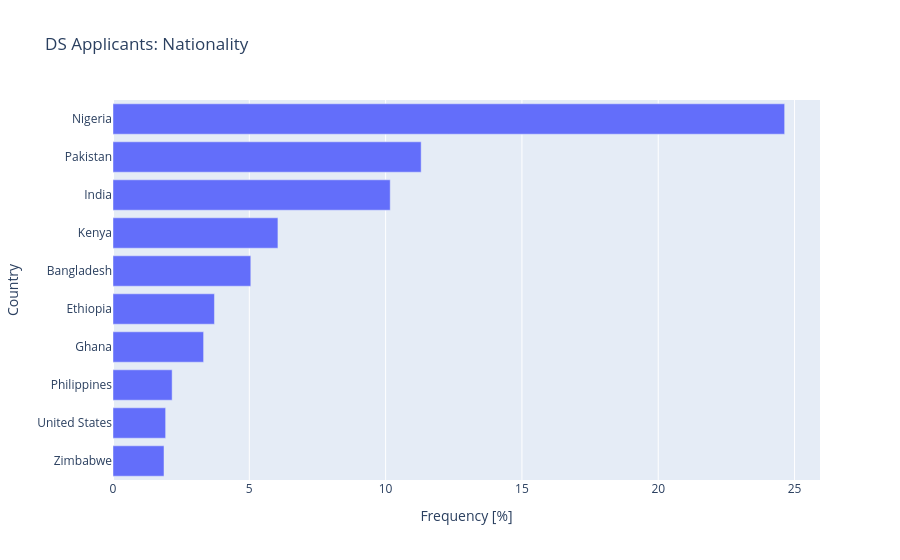

Write notebook code for a chart like this one.
### Markdown cell above
**Task 7.1.12:** Recreate your horizontal bar chart of the 10 countries with the largest representation in `df_nationality`, this time with the percentages. Be sure to label your x-axis `"Frequency [%]"`, your y-axis `"Country"`, and use the title `"DS Applicants by Country"`.

- [What's a bar chart?](../%40textbook/08-visualization-plotly.ipynb#Bar-Chart)
- [Create a bar chart using plotly express.](../%40textbook/08-visualization-plotly.ipynb#Bar-Chart)

### Code cell
# Create horizontal bar chart
fig = px.bar(
    data_frame=df_nationality.tail(10),
    x="count_pct",
    y= "country_name",
    orientation = "h",
    title = "DS Applicants: Nationality"
)
# Set axis labels
fig.update_layout(xaxis_title= "Frequency [%]", yaxis_title= "Country" )
fig.show()

### Figure 1 — Plotly figure (JSON) as saved in the notebook; plotly's stock layout.template omitted (floating-point values rounded to 4 significant figures)
{"data": [{"alignmentgroup": "True", "hovertemplate": "count_pct=%{x}<br>country_name=%{y}<extra></extra>", "legendgroup": "", "marker": {"color": "#636efa", "pattern": {"shape": ""}}, "name": "", "offsetgroup": "", "orientation": "h", "showlegend": false, "textposition": "auto", "type": "bar", "x": [1.871, 1.93, 2.169, 3.323, 3.721, 5.055, 6.05, 10.17, 11.3, 24.64], "xaxis": "x", "y": ["Zimbabwe", "United States", "Philippines", "Ghana", "Ethiopia", "Bangladesh", "Kenya", "India", "Pakistan", "Nigeria"], "yaxis": "y"}], "layout": {"barmode": "relative", "legend": {"tracegroupgap": 0}, "title": {"text": "DS Applicants: Nationality"}, "xaxis": {"anchor": "y", "domain": [0, 1], "title": {"text": "Frequency [%]"}}, "yaxis": {"anchor": "x", "domain": [0, 1], "title": {"text": "Country"}}}}
